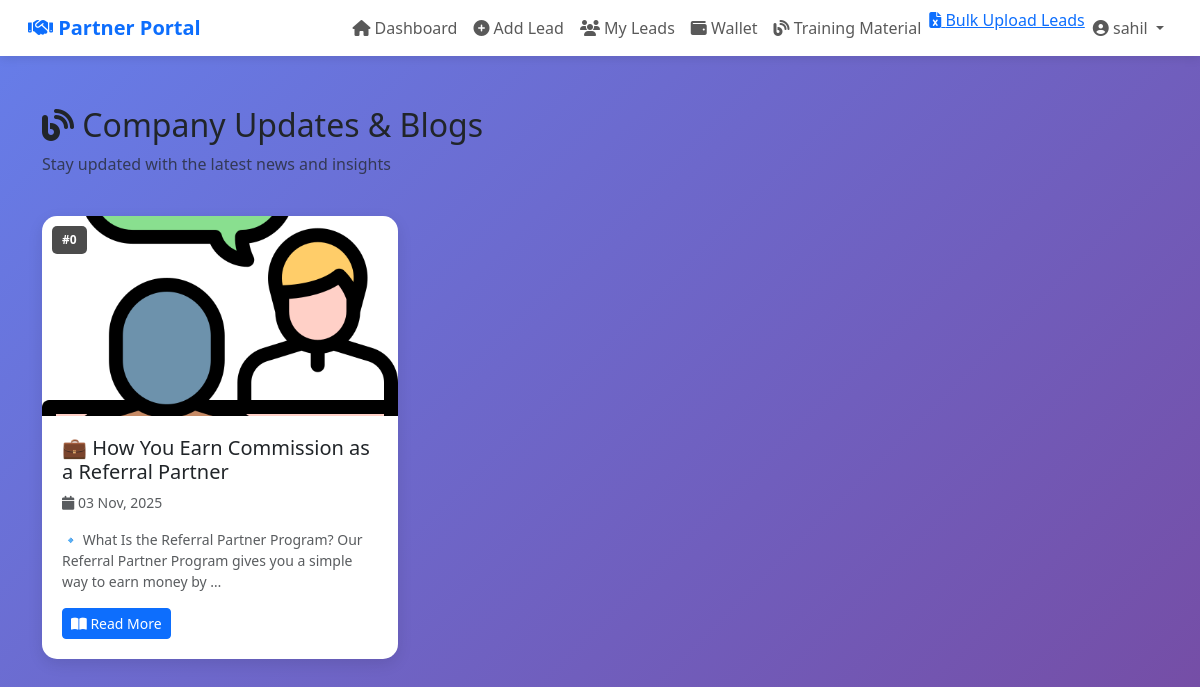
The page /partner/blogs/ (signed in) on the database its author committed.
### referal_system/models.py (models this page shows, shortened)
class Blog(models.Model):
    STATUS_CHOICES = [
        ('active', 'Active'),
        ('inactive', 'Inactive'),
    ]
    title = models.CharField(max_length=300)
    slug = models.SlugField(max_length=300, unique=True)
    content = RichTextField()  # CKEditor field
    featured_image = models.ImageField(upload_to='blog_images/', blank=True, null=True)
    order_number = models.IntegerField(default=0, help_text="Lower number = Higher priority")
    status = models.CharField(max_length=10, choices=STATUS_CHOICES, default='active')
    created_by = models.ForeignKey(User, on_delete=models.SET_NULL, null=True, related_name='created_blogs')
    created_at = models.DateTimeField(auto_now_add=True)
    updated_at = models.DateTimeField(auto_now=True)
    meta_description = models.TextField(max_length=160, blank=True, null=True)
    class Meta:
        ordering = ['order_number', '-created_at']
        verbose_name = 'Blog Post'
        verbose_name_plural = 'Blog Posts'

### referal_system/views.py (the view)
# urls.py: path('partner/blogs/', views.partner_blogs, name='partner_blogs'),
@login_required
def partner_blogs(request):
    if request.user.is_staff:
        return redirect('admin_dashboard')
    partner = get_object_or_404(Partner, user=request.user)
    blogs = Blog.objects.filter(status='active').order_by('order_number', '-created_at')
    context = {
        'partner': partner,
        'blogs': blogs,
    }
    return render(request, 'referal_system/partner_blogs.html', context)

### referal_system/templates/referal_system/partner_blogs.html (shortened to what this page needs)
{% extends 'referal_system/partner_base.html' %}
{% block content %}
<div class="container">
    <div class="row mb-4">
        <div class="col-12">
            <h2><i class="fas fa-blog"></i> Company Updates & Blogs</h2>
            <p class="text-muted">Stay updated with the latest news and insights</p>
        </div>
    </div>
    <div class="row">
        {% for blog in blogs %}
        <div class="col-md-6 col-lg-4 mb-4">
            <div class="blog-card">
                <div style="position: relative;">
                    {% if blog.featured_image %}
                        <img src="{{ blog.featured_image.url }}" alt="{{ blog.title }}" class="blog-image">
                    {% else %}
                        <div class="blog-image" style="background: linear-gradient(135deg, #667eea 0%, #764ba2 100%); display: flex; align-items: center; justify-content: center;">
                            <i class="fas fa-blog fa-3x text-white"></i>
                        </div>
                    {% endif %}
                    <div class="blog-order">
                        #{{ blog.order_number }}
                    </div>
                </div>
                <div class="blog-content">
                    <h5 class="mb-2">{{ blog.title }}</h5>
                    <p class="text-muted small mb-3">
                        <i class="fas fa-calendar"></i> {{ blog.created_at|date:"d M, Y" }}
                    </p>
                    {% if blog.meta_description %}
                        <p class="text-muted small">{{ blog.meta_description|truncatewords:20 }}</p>
                    {% else %}
                        <p class="text-muted small">{{ blog.content|striptags|truncatewords:20 }}</p>
                    {% endif %}
                    <a href="{% url 'partner_blog_detail' blog.id %}" class="btn btn-primary btn-sm">
                        <i class="fas fa-book-open"></i> Read More
                    </a>
                </div>
            </div>
        </div>
        {% endfor %}
    </div>
</div>
{% endblock %}

### referal_system/templates/referal_system/partner_base.html (shortened to what this page needs)
{% load static %}
<!DOCTYPE html>
<html lang="en">
<head>
    <link href="https://cdn.jsdelivr.net/npm/bootstrap@5.3.0/dist/css/bootstrap.min.css" rel="stylesheet">
    <link rel="stylesheet" href="https://cdnjs.cloudflare.com/ajax/libs/font-awesome/6.4.0/css/all.min.css">
</head>
<body>
    <nav class="navbar navbar-expand-lg navbar-custom">
        <div class="container-fluid">
            <a class="navbar-brand fw-bold text-primary ms-3" href="{% url 'partner_dashboard' %}">
                <i class="fas fa-handshake"></i> Partner Portal
            </a>
            <div class="collapse navbar-collapse" id="navbarNav">
                <ul class="navbar-nav ms-auto me-3">
                    <li class="nav-item">
                        <a class="nav-link {% if request.resolver_match.url_name == 'partner_dashboard' %}active{% endif %}"
                            href="{% url 'partner_dashboard' %}">
                            <i class="fas fa-home"></i> Dashboard
                        </a>
                    </li>
                    <li class="nav-item">
                        <a class="nav-link {% if request.resolver_match.url_name == 'partner_add_lead' %}active{% endif %}"
                            href="{% url 'partner_add_lead' %}">
                            <i class="fas fa-plus-circle"></i> Add Lead
                        </a>
                    </li>
                    <li class="nav-item">
                        <a class="nav-link {% if request.resolver_match.url_name == 'partner_leads' %}active{% endif %}"
                            href="{% url 'partner_leads' %}">
                            <i class="fas fa-users"></i> My Leads
                        </a>
                    </li>
                    <li class="nav-item">
                        <a class="nav-link {% if request.resolver_match.url_name == 'partner_wallet' %}active{% endif %}"
                            href="{% url 'partner_wallet' %}">
                            <i class="fas fa-wallet"></i> Wallet
                        </a>
                    </li>
                    <li class="nav-item">
                        <a class="nav-link" href="{% url 'partner_blogs' %}">
                            <i class="fas fa-blog"></i> Training Material
                        </a>
                    </li>
                    <li>
                        <a href="{% url 'partner_bulk_upload_leads' %}"
                            class="{% if request.resolver_match.url_name == 'partner_bulk_upload_leads' %}active{% endif %}">
                            <i class="fas fa-file-excel"></i> Bulk Upload Leads
                        </a>
                    </li>
                    <li class="nav-item dropdown">
                        <a class="nav-link dropdown-toggle" href="#" id="userDropdown" role="button"
                            data-bs-toggle="dropdown">
                            <i class="fas fa-user-circle"></i> {{ request.user.username }}
                        </a>
                    </li>
                </ul>
            </div>
        </div>
    </nav>
    <div class="container-fluid content-wrapper">
        {% block content %}{% endblock %}
    </div>
</body>
</html>

### referal_system/templates/referal_system/partner_base.html (style rules this page uses)
body { background: linear-gradient(135deg, #667eea 0%, #764ba2 100%); min-height: 100vh; }
.navbar-custom { background: white; box-shadow: 0 2px 10px rgba(0, 0, 0, 0.1); margin-bottom: 30px; }
.content-wrapper { padding: 20px 0; }

### referal_system/templates/referal_system/partner_blogs.html (style rules this page uses)
.blog-card { background: white; border-radius: 15px; overflow: hidden; box-shadow: 0 5px 15px rgba(0,0,0,0.1); transition: transform 0.3s ease, box-shadow 0.3s ease; height: 100%; }
.blog-image { width: 100%; height: 200px; object-fit: cover; }
.blog-content { padding: 20px; }
.blog-order { position: absolute; top: 10px; left: 10px; background: rgba(0,0,0,0.7); color: white; padding: 5px 10px; border-radius: 5px; font-size: 12px; font-weight: bold; }

### rows shown on the page
Blog: featured_image (picture), order_number "0", title "💼 How You Earn Commission as a Referral Partner", created_at "03 Nov, 2025", content "🔹 What Is the Referral Partner Program? Our Referral Partner Program gives you a simple way to earn money by …"

### other values the page prints
{{ request.user.username }} "sahil"
